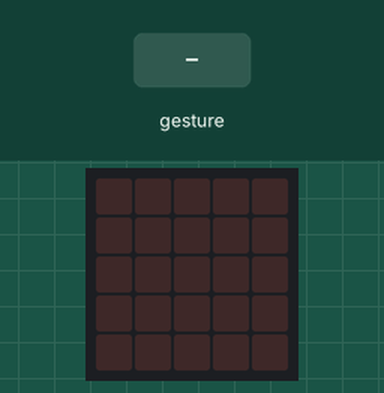
Simulated run of this program. Board: BBC micro:bit (MakeCode). Shown: the board's 5×5 LED display. The test bench sets the inputs (shaded band). Random numbers come from a fixed seed; a tilt is held for 1.5 s and a shake lasts 1 s, then the board lies face up again.

Above: at 1.2 s.
1.3 s: gesture 'shake'
At 1.8 s:
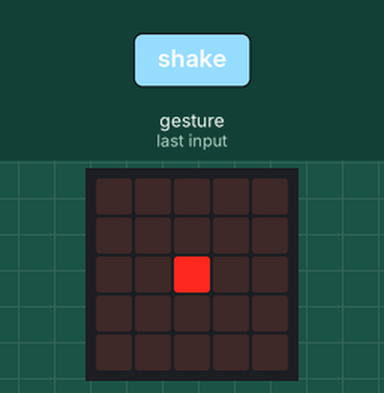
3.0 s: gesture 'shake'
At 4.3 s:
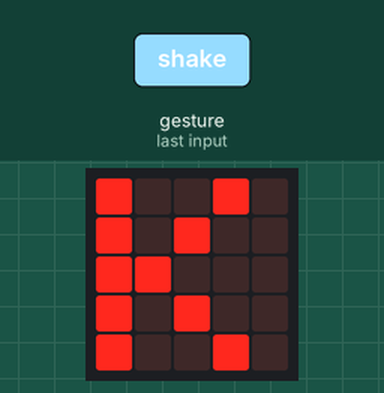
Timing chart, 0 to 6.0 s (numbered marks = the images above; inputs shaded):
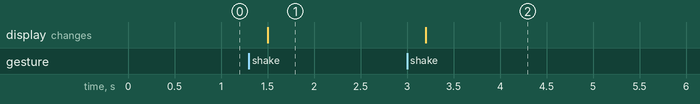

Measured:
- after the input at 1.3 s, the display: changes after 0.20 s (image 1)
- after the input at 3.0 s, the display: changes after 0.20 s (image 2)

The program:

main.ts
```typescript
let szam = 0
input.onGesture(Gesture.Shake, function () {
    szam = randint(0, 2)
    if (szam == 0) {
        basic.showLeds(`
            . . . . .
            . . . . .
            . . # . .
            . . . . .
            . . . . .
            `)
    } else if (szam == 1) {
        basic.showLeds(`
            # # # # #
            # . . . #
            # . . . #
            # . . . #
            # # # # #
            `)
    } else {
        basic.showLeds(`
            # . . # .
            # . # . .
            # # . . .
            # . # . .
            # . . # .
            `)
    }
})
```

test.ts
```typescript
// ide kerülnek a tesztek; a rendszer ezt nem kompilálja, ha a csomagot bővítményként használják.
```
